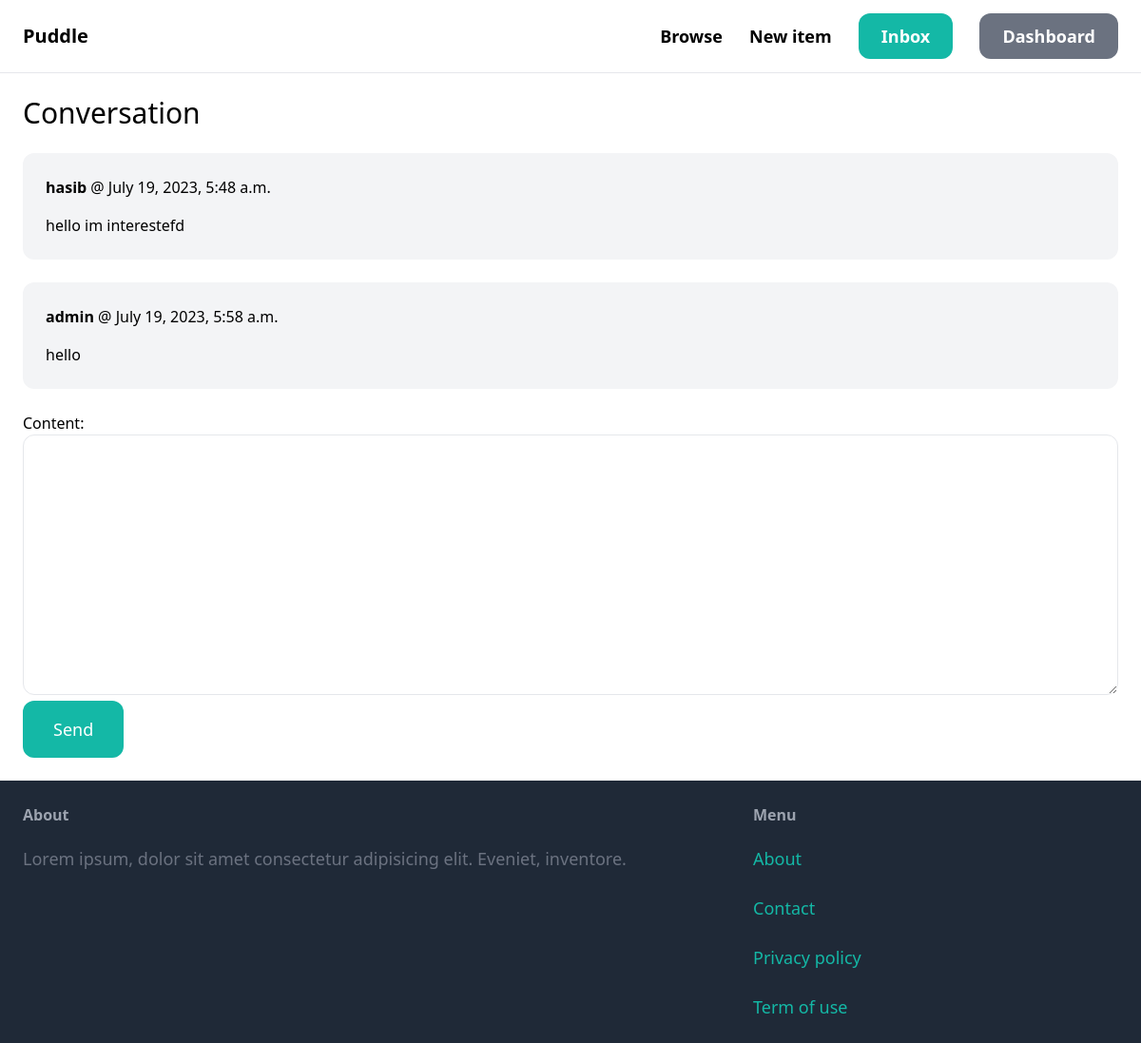
The app's page /inbox/4/ (signed in) with its own data.
### conversation/models.py (models this page shows)
class ConversationMessage(models.Model):
    conversation = models.ForeignKey(Conversation , related_name='messages', on_delete=models.CASCADE)
    content = models.TextField()
    created_at = models.DateTimeField(auto_now_add=True)
    created_by = models.ForeignKey(User , related_name='created_messages', on_delete=models.CASCADE)

### conversation/views.py (the view)
# urls.py: path('<int:pk>/', views.detail, name='detail'),
@login_required
def detail(request , pk):
    conversation = Conversation.objects.filter(members__in=[request.user.id]).get(pk=pk)
    if request.method == 'POST':
        form = ConversationMessageForm(request.POST)
        if form.is_valid():
            conversation_message = form.save(commit=False)
            conversation_message.conversation = conversation
            conversation_message.created_by = request.user
            conversation_message.save()
            conversation.save()
            return redirect('conversation:detail',pk=pk)
    else:
        form = ConversationMessageForm()
    return render(request, 'conversation/detail.html',{
        'conversation':conversation,
        'form':form
    })

### conversation/forms.py
class ConversationMessageForm(forms.ModelForm):
    class Meta:
        model = ConversationMessage
        fields = ('content',)
        widgets = {
            'content':forms.Textarea(attrs={
                'class' : 'w-full py-4 px-6 rounded-xl border'
            })
        }

### conversation/templates/conversation/detail.html (shortened to what this page needs)
{% extends 'core/base.html' %}
{% block content %}
<h1 class="mb-6 text-3xl">Conversation</h1>
<div class="space-y-6">
  {% for message in conversation.messages.all %}
  <div
    class="p-6 flex {% if message.created_by == request.user %} bg-blue-100 {% endif %} bg-gray-100 rounded-xl"
  >
    <div>
      <p class="mb-4">
        <strong>{{message.created_by.username}}</strong> @
        {{message.created_at}}
      </p>
      {{message.content}}
    </div>
  </div>
  {% endfor %}
</div>
<div>
  <form action="" method="POST" class="mt-6">
    {{form.as_p}}
    <button
      class="py-4 px-8 text-lg bg-teal-500 hover:bg-teal-700 rounded-xl text-white"
    >
      Send
    </button>
  </form>
</div>
{% endblock %}

### records on screen
ConversationMessage: created_by.username "hasib", created_at "July 19, 2023, 5:48 a.m.", content "hello im interestefd"
ConversationMessage: created_by.username "admin", created_at "July 19, 2023, 5:58 a.m.", content "hello"
